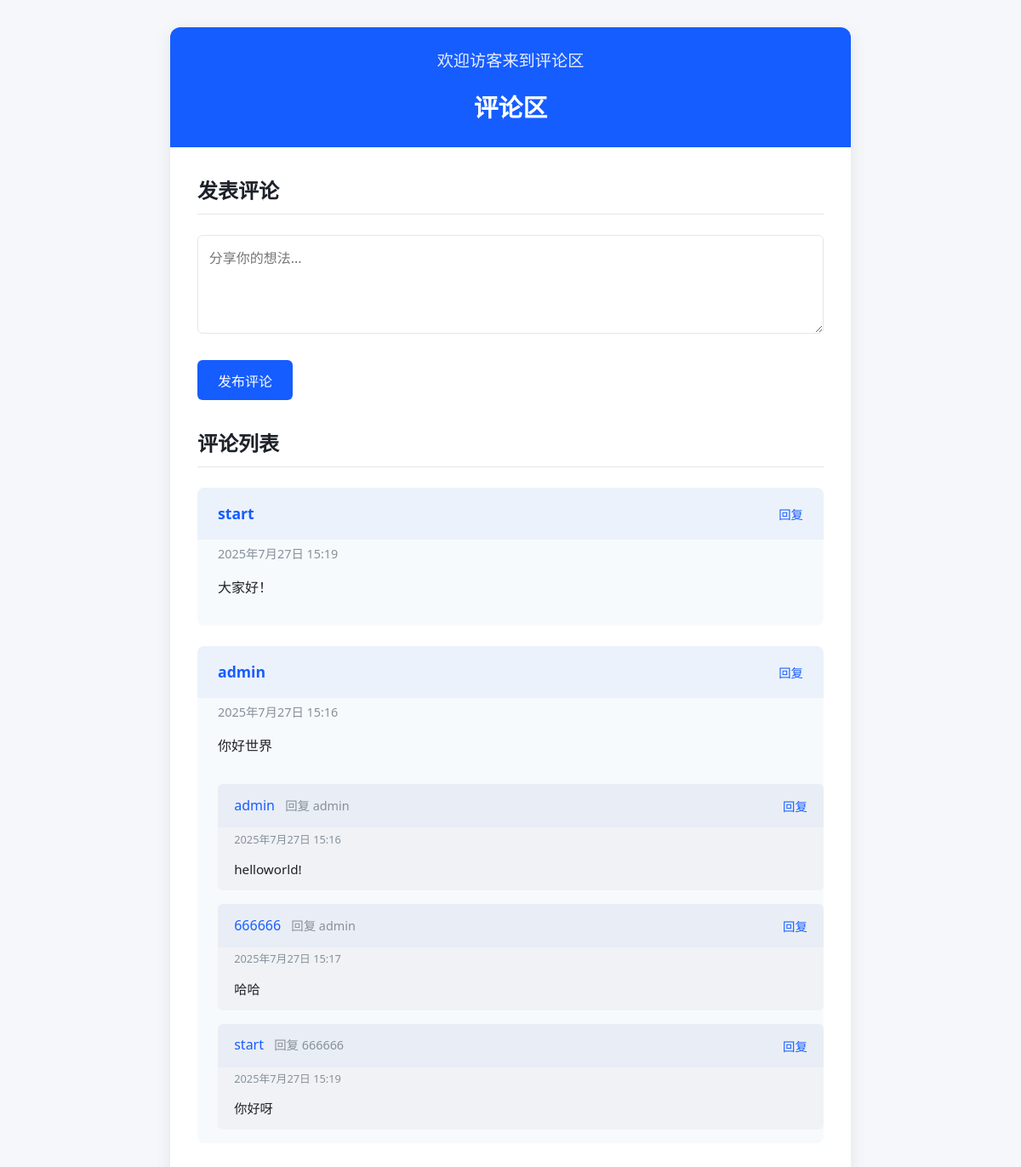
/comment/, run on the app's committed database.
### comment/models.py (models this page shows)
class Comment(models.Model):
    user = models.ForeignKey(User, on_delete=models.CASCADE, related_name='comments')
    content = models.TextField()
    created_at = models.DateTimeField(auto_now_add=True)
    parent = models.ForeignKey(
        'self',     # 关联模型自身
        on_delete=models.CASCADE,       # 父评论被删除后，子评论一并删除
        null=True,      # 允许为空，即代表顶级评论
        blank=True,
        related_name='replies'  # 通过comment.replies.all()获取所有回复
    )
    def get_all_replies(self):
        replies = []
        for reply in self.replies.all():
            replies.append(reply)
            replies.extend(reply.get_all_replies())
        return replies
    def get_parent_username(self):
        if self.parent:
            return self.parent.user.username
        return None

### comment/views.py (the view, shortened to what this page needs)
# urls.py: path('comment/', views.comment, name='comment'),
def comment(request):
    if request.user.is_authenticated:
        username = request.user.username
    else:
        username = "访客"
    comments = Comment.objects.filter(parent__isnull=True).order_by('-created_at')
    return render(request, 'comment.html', {
        'username': username,
        'comments': comments,
    })

### templates/comment.html (shortened to what this page needs)
<!DOCTYPE html>
<html lang="zh-CN">
<head>
</head>
<body>
    <div class="container">
        <div class="header">
            <div class="welcome-message">欢迎{{ username }}来到评论区</div>
            <h1>评论区</h1>
        </div>
        <div class="comment-form">
            <h2 class="section-title">发表评论</h2>
            <form action="{% url 'comment' %}" method="post">
                <div class="form-group">
                    <textarea name="content" rows="4" placeholder="分享你的想法..."></textarea>
                </div>
                <button type="submit" class="btn">发布评论</button>
            </form>
        </div>
        <div class="comments-section">
            <h2 class="section-title">评论列表</h2>
            {% for comment in comments %}
                <div class="comment">
                    <div class="comment-header">
                        <div>
                            <span class="comment-author">{{ comment.user.username }}</span>
                        </div>
                        <button type="button" onclick="toggleReplyForm({{ comment.id }})" class="reply-btn">
                             回复
                        </button>
                    </div>
                    <div class="comment-timestamp">{{ comment.created_at }}</div>
                    <div class="comment-content">{{ comment.content }}</div>
                    <div class="replies">
                        {% for reply in comment.get_all_replies %}
                            <div class="reply">
                                <div class="reply-header">
                                    <div>
                                        <span class="reply-author">{{ reply.user.username }}</span>
                                        <span class="reply-to">回复 {{ reply.get_parent_username }}</span>
                                    </div>
                                    <button type="button" onclick="toggleReplyForm({{ reply.id }})" class="reply-btn">
                                         回复
                                    </button>
                                </div>
                                <div class="reply-timestamp">{{ reply.created_at }}</div>
                                <div class="reply-content">{{ reply.content }}</div>
                            </div>
                        {% endfor %}
                    </div>
                </div>
            {% endfor %}
        </div>
    </div>
</body>
</html>

### templates/comment.html (style rules this page uses)
:root { --primary-color: #165DFF; --secondary-color: #0E42B3; --light-color: #F5F7FA; --dark-color: #1D2129; --gray-color: #86909C; --border-color: #E5E6EB; --comment-bg: #F7FAFC; --reply-bg: #F0F2F5; }
* { margin: 0; padding: 0; box-sizing: border-box; font-family: 'Segoe UI', Tahoma, Geneva, Verdana, sans-serif; }
body { background-color: var(--light-color); color: var(--dark-color); line-height: 1.6; min-height: 100vh; display: flex; justify-content: center; padding: 2rem 0; }
.container { width: 90%; max-width: 800px; background-color: white; border-radius: 12px; box-shadow: 0 4px 20px rgba(0, 0, 0, 0.08); overflow: hidden; }
.header { background-color: var(--primary-color); color: white; padding: 1.5rem 2rem; text-align: center; margin-bottom: 2rem; }
.header h1 { font-size: 1.8rem; font-weight: 600; }
.welcome-message { margin-bottom: 1rem; font-size: 1.2rem; opacity: 0.9; }
.comment-form { padding: 0 2rem 2rem; }
.form-group { margin-bottom: 1.5rem; }
.form-group textarea { width: 100%; padding: 0.8rem; border: 1px solid var(--border-color); border-radius: 6px; font-size: 1rem; resize: vertical; min-height: 100px; transition: border-color 0.2s, box-shadow 0.2s; }
.btn { background-color: var(--primary-color); color: white; border: none; border-radius: 6px; padding: 0.7rem 1.5rem; font-size: 1rem; cursor: pointer; transition: background-color 0.2s, transform 0.1s; }
.comments-section { padding: 0 2rem 2rem; }
.section-title { font-size: 1.5rem; font-weight: 600; margin-bottom: 1.5rem; padding-bottom: 0.5rem; border-bottom: 1px solid var(--border-color); }
.comment { background-color: var(--comment-bg); border-radius: 8px; margin-bottom: 1.5rem; overflow: hidden; transition: transform 0.2s, box-shadow 0.2s; }
.comment-header { display: flex; justify-content: space-between; align-items: center; padding: 1rem 1.5rem; background-color: rgba(22, 93, 255, 0.05); }
.comment-author { font-size: 1.1rem; font-weight: 600; color: var(--primary-color); }
.comment-timestamp { font-size: 0.9rem; color: var(--gray-color); margin-top: 0.3rem; padding-left: 1.5rem; }
.comment-content { padding: 1rem 1.5rem; font-size: 1rem; }
.reply-btn { background-color: transparent; color: var(--primary-color); border: none; font-size: 0.9rem; cursor: pointer; transition: color 0.2s; }
.replies { margin-top: 1rem; padding-left: 1.5rem; }
.reply { background-color: var(--reply-bg); border-radius: 6px; margin-bottom: 1rem; overflow: hidden; }
.reply-header { display: flex; justify-content: space-between; align-items: center; padding: 0.8rem 1.2rem; background-color: rgba(22, 93, 255, 0.03); }
.reply-author { font-size: 1rem; font-weight: 500; color: var(--primary-color); }
.reply-to { font-size: 0.9rem; color: var(--gray-color); margin-left: 0.5rem; }
.reply-timestamp { font-size: 0.8rem; color: var(--gray-color); margin-top: 0.2rem; padding-left: 1.2rem; }
.reply-content { padding: 0.8rem 1.2rem; font-size: 0.95rem; }

### data on the page
Comment: user.username "start", created_at "2025年7月27日 15:19", content "大家好！"
Comment: user.username "admin", created_at "2025年7月27日 15:16", content "你好世界"
Comment: user.username "admin", get_parent_username "admin", created_at "2025年7月27日 15:16", content "helloworld!"
Comment: user.username "666666", get_parent_username "admin", created_at "2025年7月27日 15:17", content "哈哈"
Comment: user.username "start", get_parent_username "666666", created_at "2025年7月27日 15:19", content "你好呀"

### other printed values
{{ username }} "访客"
